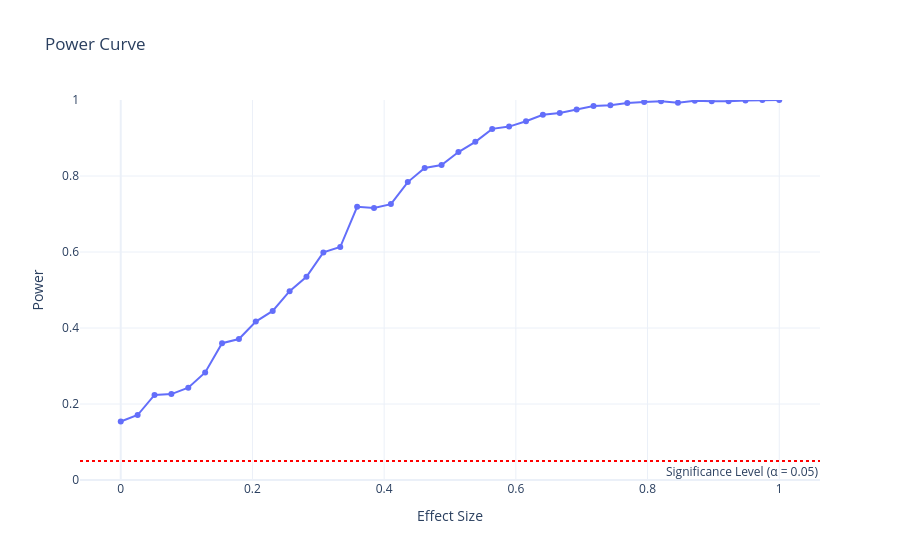
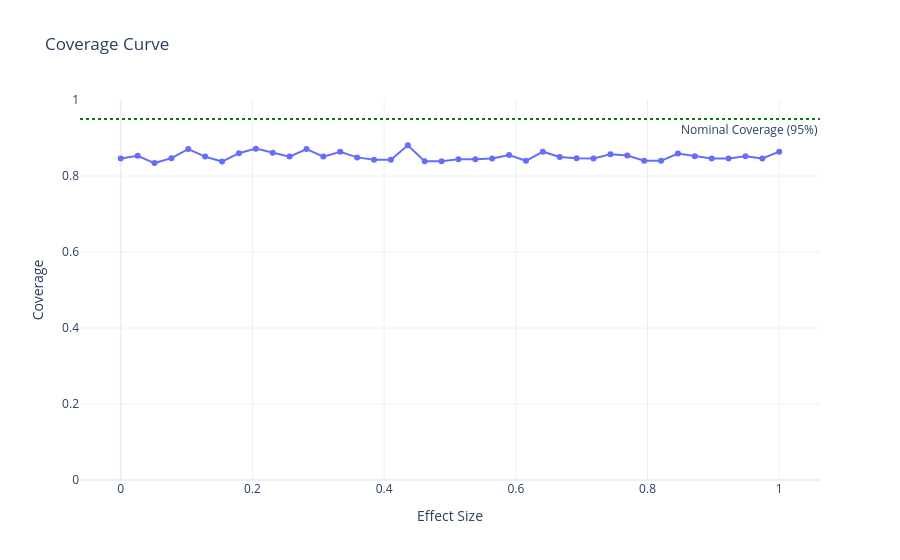
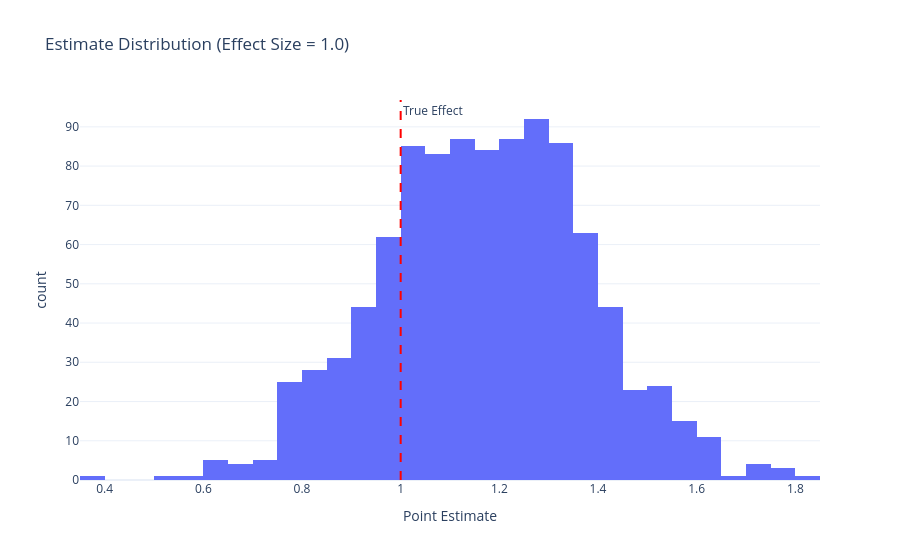
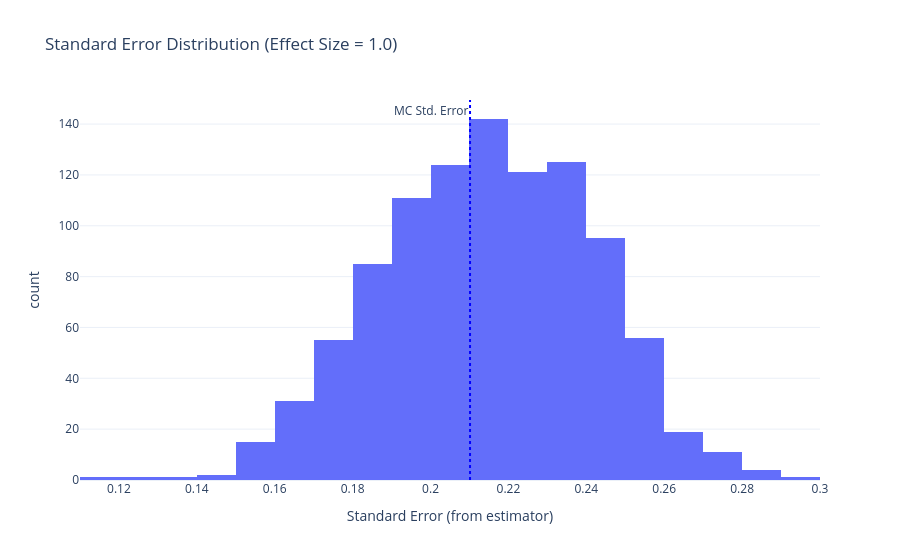

Notebook source saved alongside these figures, in order:
### Code cell
empirical_plotter = SimulationPlotter(empirical_runner)

# Power Curve
fig1 = empirical_plotter.plot_power_curve()
fig1.show()

# Coverage Curve
fig2 = empirical_plotter.plot_coverage_curve()
fig2.show()

# Estimate Distribution
fig3 = empirical_plotter.plot_estimate_distribution(effect_size=effect_sizes[-1])
fig3.show()

# Standard Error Histogram + MCSE overlay
fig4 = empirical_plotter.plot_standard_error_distribution(effect_size=effect_sizes[-1])
fig4.show()

# Bias Curve: mean estimate - true effect
fig5 = empirical_plotter.plot_bias_curve()
fig5.show()

# Standard Error Bias Curve: mean(estimator SE) - std(estimates)
fig6 = empirical_plotter.plot_se_bias_curve()
fig6.show()

### Figure 1 — Plotly figure (JSON) as saved in the notebook; plotly's stock layout.template omitted (floating-point values rounded to 4 significant figures)
{"data": [{"hovertemplate": "Effect Size=%{x}<br>Power=%{y}<extra></extra>", "legendgroup": "", "line": {"color": "#636efa", "dash": "solid"}, "marker": {"symbol": "circle"}, "mode": "lines+markers", "name": "", "orientation": "v", "showlegend": false, "type": "scatter", "x": [0.0, 0.02564, 0.05128, 0.07692, 0.1026, 0.1282, 0.1538, 0.1795, 0.2051, 0.2308, 0.2564, 0.2821, 0.3077, 0.3333, 0.359, 0.3846, 0.4103, 0.4359, 0.4615, 0.4872, 0.5128, 0.5385, 0.5641, 0.5897, 0.6154, 0.641, 0.6667, 0.6923, 0.7179, 0.7436, 0.7692, 0.7949, 0.8205, 0.8462, 0.8718, 0.8974, 0.9231, 0.9487, 0.9744, 1.0], "xaxis": "x", "y": [0.154, 0.171, 0.224, 0.226, 0.243, 0.283, 0.36, 0.371, 0.417, 0.445, 0.497, 0.535, 0.599, 0.613, 0.719, 0.716, 0.726, 0.784, 0.821, 0.829, 0.863, 0.89, 0.924, 0.93, 0.944, 0.961, 0.966, 0.975, 0.984, 0.986, 0.992, 0.995, 0.997, 0.993, 0.998, 0.997, 0.997, 0.999, 1.0, 1.0], "yaxis": "y"}], "layout": {"annotations": [{"showarrow": false, "text": "Significance Level (α = 0.05)", "x": 1, "xanchor": "right", "xref": "x domain", "y": 0.05, "yanchor": "top", "yref": "y"}], "legend": {"tracegroupgap": 0}, "shapes": [{"line": {"color": "red", "dash": "dot"}, "type": "line", "x0": 0, "x1": 1, "xref": "x domain", "y0": 0.05, "y1": 0.05, "yref": "y"}], "title": {"text": "Power Curve"}, "xaxis": {"anchor": "y", "domain": [0, 1], "title": {"text": "Effect Size"}}, "yaxis": {"anchor": "x", "domain": [0, 1], "range": [0, 1], "title": {"text": "Power"}}}}

### Figure 2 — Plotly figure (JSON) as saved in the notebook; plotly's stock layout.template omitted (floating-point values rounded to 4 significant figures)
{"data": [{"hovertemplate": "Effect Size=%{x}<br>Coverage=%{y}<extra></extra>", "legendgroup": "", "line": {"color": "#636efa", "dash": "solid"}, "marker": {"symbol": "circle"}, "mode": "lines+markers", "name": "", "orientation": "v", "showlegend": false, "type": "scatter", "x": [0.0, 0.02564, 0.05128, 0.07692, 0.1026, 0.1282, 0.1538, 0.1795, 0.2051, 0.2308, 0.2564, 0.2821, 0.3077, 0.3333, 0.359, 0.3846, 0.4103, 0.4359, 0.4615, 0.4872, 0.5128, 0.5385, 0.5641, 0.5897, 0.6154, 0.641, 0.6667, 0.6923, 0.7179, 0.7436, 0.7692, 0.7949, 0.8205, 0.8462, 0.8718, 0.8974, 0.9231, 0.9487, 0.9744, 1.0], "xaxis": "x", "y": [0.846, 0.853, 0.834, 0.847, 0.871, 0.851, 0.838, 0.86, 0.872, 0.861, 0.851, 0.871, 0.851, 0.864, 0.849, 0.843, 0.843, 0.881, 0.839, 0.839, 0.844, 0.844, 0.846, 0.855, 0.84, 0.864, 0.85, 0.847, 0.846, 0.857, 0.854, 0.84, 0.84, 0.859, 0.852, 0.846, 0.846, 0.852, 0.846, 0.864], "yaxis": "y"}], "layout": {"annotations": [{"showarrow": false, "text": "Nominal Coverage (95%)", "x": 1, "xanchor": "right", "xref": "x domain", "y": 0.95, "yanchor": "top", "yref": "y"}], "legend": {"tracegroupgap": 0}, "shapes": [{"line": {"color": "green", "dash": "dot"}, "type": "line", "x0": 0, "x1": 1, "xref": "x domain", "y0": 0.95, "y1": 0.95, "yref": "y"}], "title": {"text": "Coverage Curve"}, "xaxis": {"anchor": "y", "domain": [0, 1], "title": {"text": "Effect Size"}}, "yaxis": {"anchor": "x", "domain": [0, 1], "range": [0, 1], "title": {"text": "Coverage"}}}}

### Figure 3 — Plotly figure (JSON) as saved in the notebook; plotly's stock layout.template omitted (floating-point values rounded to 4 significant figures; data arrays with more than 128 entries replaced by an {"elided": "..."} marker saying what was removed)
{"data": [{"bingroup": "x", "hovertemplate": "Point Estimate=%{x}<br>count=%{y}<extra></extra>", "legendgroup": "", "marker": {"color": "#636efa", "pattern": {"shape": ""}}, "name": "", "nbinsx": 30, "orientation": "v", "showlegend": false, "type": "histogram", "x": {"elided": "1000 float values"}, "xaxis": "x", "yaxis": "y"}], "layout": {"annotations": [{"showarrow": false, "text": "True Effect", "x": 1, "xanchor": "left", "xref": "x", "y": 1, "yanchor": "top", "yref": "y domain"}], "barmode": "relative", "legend": {"tracegroupgap": 0}, "shapes": [{"line": {"color": "red", "dash": "dash"}, "type": "line", "x0": 1, "x1": 1, "xref": "x", "y0": 0, "y1": 1, "yref": "y domain"}], "title": {"text": "Estimate Distribution (Effect Size = 1.0)"}, "xaxis": {"anchor": "y", "domain": [0, 1], "title": {"text": "Point Estimate"}}, "yaxis": {"anchor": "x", "domain": [0, 1], "title": {"text": "count"}}}}

### Figure 4 — Plotly figure (JSON) as saved in the notebook; plotly's stock layout.template omitted (floating-point values rounded to 4 significant figures; data arrays with more than 128 entries replaced by an {"elided": "..."} marker saying what was removed)
{"data": [{"bingroup": "x", "hovertemplate": "Standard Error (from estimator)=%{x}<br>count=%{y}<extra></extra>", "legendgroup": "", "marker": {"color": "#636efa", "pattern": {"shape": ""}}, "name": "", "nbinsx": 30, "orientation": "v", "showlegend": false, "type": "histogram", "x": {"elided": "1000 float values"}, "xaxis": "x", "yaxis": "y"}], "layout": {"annotations": [{"showarrow": false, "text": "MC Std. Error", "x": 0.2101, "xanchor": "right", "xref": "x", "y": 1, "yanchor": "top", "yref": "y domain"}], "barmode": "relative", "legend": {"tracegroupgap": 0}, "shapes": [{"line": {"color": "blue", "dash": "dot"}, "type": "line", "x0": 0.2101, "x1": 0.2101, "xref": "x", "y0": 0, "y1": 1, "yref": "y domain"}], "title": {"text": "Standard Error Distribution (Effect Size = 1.0)"}, "xaxis": {"anchor": "y", "domain": [0, 1], "title": {"text": "Standard Error (from estimator)"}}, "yaxis": {"anchor": "x", "domain": [0, 1], "title": {"text": "count"}}}}
